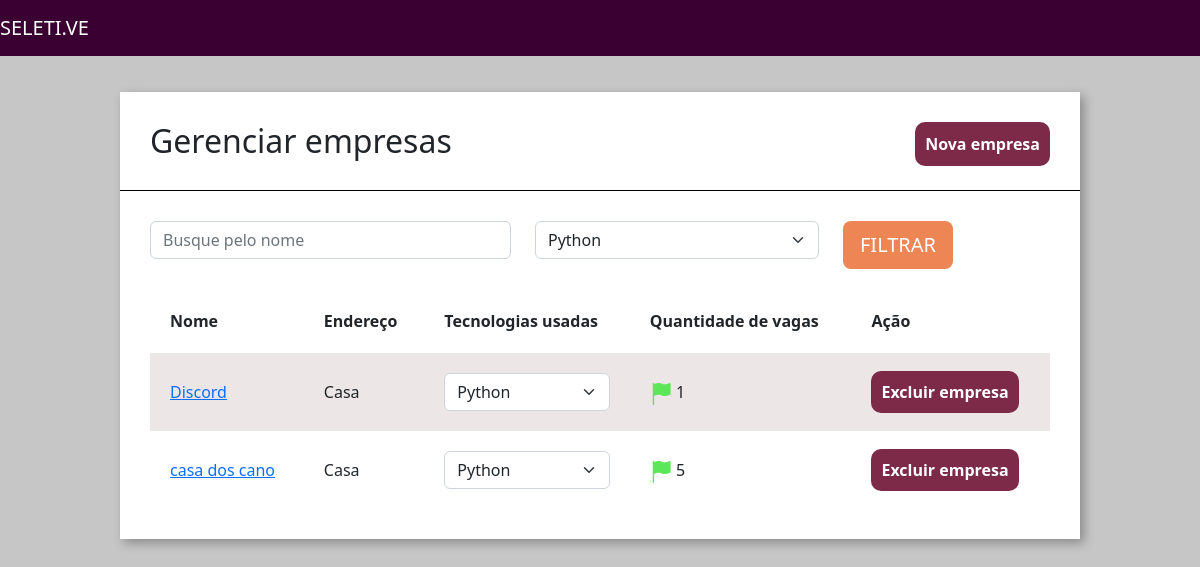
Page /home/empresas/ on the committed database.
### empresa/models.py (models this page shows)
class Empresa(models.Model):
    choices_nicho_mercado = (
        ("M", "Marketing"),
        ("N", "Nutrição"),
        ("D", "Design")
    )
    logo = models.ImageField(upload_to="logo_empresa", null=True)
    nome = models.CharField(max_length=30)
    email = models.EmailField()
    cidade = models.CharField(max_length=30)
    tecnologias = models.ManyToManyField(Tecnologias)
    endereco = models.CharField(max_length=30)
    caracteristica_empresa = models.TextField()
    nicho_mercado = models.CharField(max_length=3, choices=choices_nicho_mercado)
    def __str__(self):
        return self.nome
    def qtd_vagas(self):
        return Vagas.objects.filter(empresa__id=self.id).count()

### empresa/views.py (the view)
# urls.py: path("empresas/", views.empresas, name="empresas"),
def empresas(request):
    tecnologias_filtrar = request.GET.get('tecnologias')
    nome_filtrar = request.GET.get('nome')
    empresas = Empresa.objects.all()
    tecnologias = Tecnologias.objects.all()
    if tecnologias_filtrar != None:
        empresas = empresas.filter(tecnologias=tecnologias_filtrar)
    if nome_filtrar != None:
        empresas = empresas.filter(nome__icontains=nome_filtrar)
    print(empresas)
    if request.method == "GET":
        return render(request, "empresas.html",{'empresas' : empresas, 'tecnologias' : tecnologias})

### empresa/models.py (called while the page is built)
    def __str__(self):
        return self.tecnologia

### empresa/templatetags/filtro.py (called while the page is built)
@register.filter(name='is_par')
def is_par(valor):
    return valor % 2 == 0

### empresa/templates/empresas.html (shortened to what this page needs)
{% extends 'base.html' %}
{% load static %}
{% load filtro %}
{% block 'head' %}
    <link rel="stylesheet" href="{% static 'empresa/css/empresas.css' %}">
{% endblock %}
{% block 'body' %}
    <div class="wrapper">
        <div class="box">
            <div class="header-box">
                <h2 class="titulo">Gerenciar empresas</h2>
                <a href="{% url 'nova_empresa'%}" class="btn-nova-empresa">Nova empresa</a>
            </div>
            <div class="borda-box"></div>
            <div class="body-box">
                <form action="{% url 'empresas' %}" method="GET" >{% csrf_token %}
                <div class="row">
                        <div class="col-md-5">
                            <input type="text" placeholder="Busque pelo nome" class="form-control" name="nome">
                        </div>
                        <div class="col-md-4">
                            <select class="form-select" name="tecnologias">
                                {% for tecnologia in tecnologias%}
                                    <option value="{{tecnologia.id}}">{{tecnologia}}</option>
                                {% endfor %}
                            </select>
                        </div>
                    <div class="col-md-3">
                        <input type="submit" value="FILTRAR" class="btn btn-lg btn-orange">
                    </div>
                </div>
                </form>
                <table class="tabela" cellpadding="20">
                    <tr>
                        <th>Nome</th>
                        <th>Endereço</th>
                        <th>Tecnologias usadas</th>
                        <th>Quantidade de vagas</th>
                        <th>Ação</th>
                    </tr>
                    {% for empresa in empresas%}
                        <tr {% if not forloop.counter|is_par %}class="tabela-linha" {% endif %}>
                            <td><a href="{% url 'empresa' empresa.id %}">{{empresa.nome}}</a> </td>
                            <td>{{empresa.endereco}}</td>
                            <td>
                                <select class="form-select">
                                    {% for tecnologia in empresa.tecnologias.all %}
                                    <option>{{tecnologia}}</option>
                                    {% endfor %}
                                </select>
                            </td>
                            <td>
                                {% if empresa.qtd_vagas > 0%}
                                    <img src="{% static 'empresa/img/flag_green.png' %}" alt="">
                                {% else %}
                                    <img src="{% static 'empresa/img/flag_red.png' %}" alt="">
                                {% endif %}
                                {{empresa.qtd_vagas}}
                            </td>
                            <td>
                                <a href="{% url 'excluir_empresa' empresa.id %}" class="btn-excluir">Excluir empresa</a>
                            </td>
                        </tr>
                    {% endfor %}
                </table>
            </div>
        </div>
    </div>
{% endblock%}

### templates/static/base/css/base.css (style rules this page uses)
body { background-color: #C6C6C6 !important; }

### templates/static/empresa/css/empresas.css (style rules this page uses)
.wrapper { margin-top: 3%; display: flex; flex-direction: row; justify-content: center; align-items: center; }
.box { width: 80vw; background: #fff; box-shadow: 4px 4px 10px rgba(0,0,0,.3); }
.titulo { display: inline; }
.btn-nova-empresa { float: right; text-decoration: none; color: white; background-color: #7D2948; padding: 10px; border-radius: 10px; font-weight: bold; }
.header-box { padding: 30px; }
.borda-box { border-top: 1px solid black; }
.body-box { padding: 30px; }
.btn-orange { background-color: #ED8554; color: white; }
.tabela { width: 100%; margin-top: 20px; }
.tabela-linha { background-color: #EDE6E6; }
.btn-excluir { text-decoration: none; color: white; background-color: #7D2948; padding: 10px; border-radius: 10px; font-weight: bold; }

### rows in the picture
Empresa: nome "Discord", endereco "Casa", qtd_vagas "1"
Empresa: nome "casa dos cano", endereco "Casa", qtd_vagas "5"

### other values in the picture
form field tecnologias "Python"
form field value "Python"
